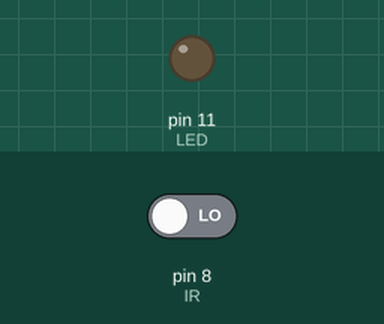
Simulated run of this sketch. Board: Arduino Uno, built with avr-gcc and run on an emulated ATmega328P. Shown: output pins drawn as LEDs (lit = HIGH). The inputs (shaded band) are chosen by the test bench; at power-on: pin 8 (IR) LOW. What the sketch prints to the serial monitor is not drawn.

Above: at 1.2 s.
1.3 s: pin 8 (IR) driven HIGH
At 1.6 s:
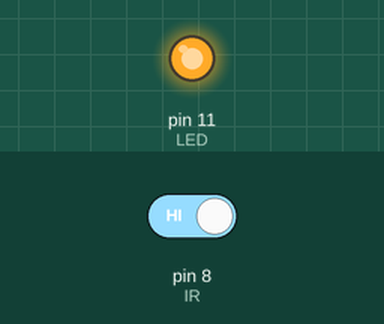
2.8 s: pin 8 (IR) driven LOW
At 4.0 s:
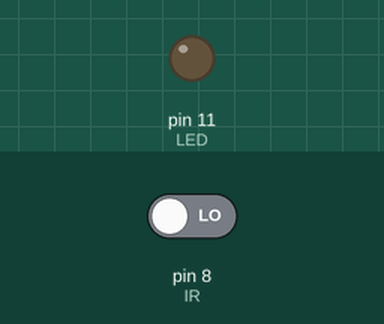
Timing chart, 0 to 5.8 s (numbered marks = the images above; inputs shaded):
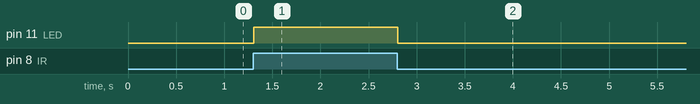

Measured:
- after the input at 1.3 s, pin 11 (LED): LOW → HIGH at once
- after the input at 2.8 s, pin 11 (LED): HIGH → LOW at once

The sketch:

IR_Sensor_Test.ino
```cpp
int LED = 11;
int IR = 8;
void setup() {
  // put your setup code here, to run once:
pinMode(IR, INPUT);
pinMode(LED, OUTPUT);
Serial.begin(9600);
}

void loop() {
  // put your main code here, to run repeatedly:
int  IRvalue = digitalRead(8);
Serial.println(IRvalue);
if(IRvalue==1){
  digitalWrite(LED, HIGH);
}
if(IRvalue==0){
  digitalWrite(LED, LOW);
}
}
```
